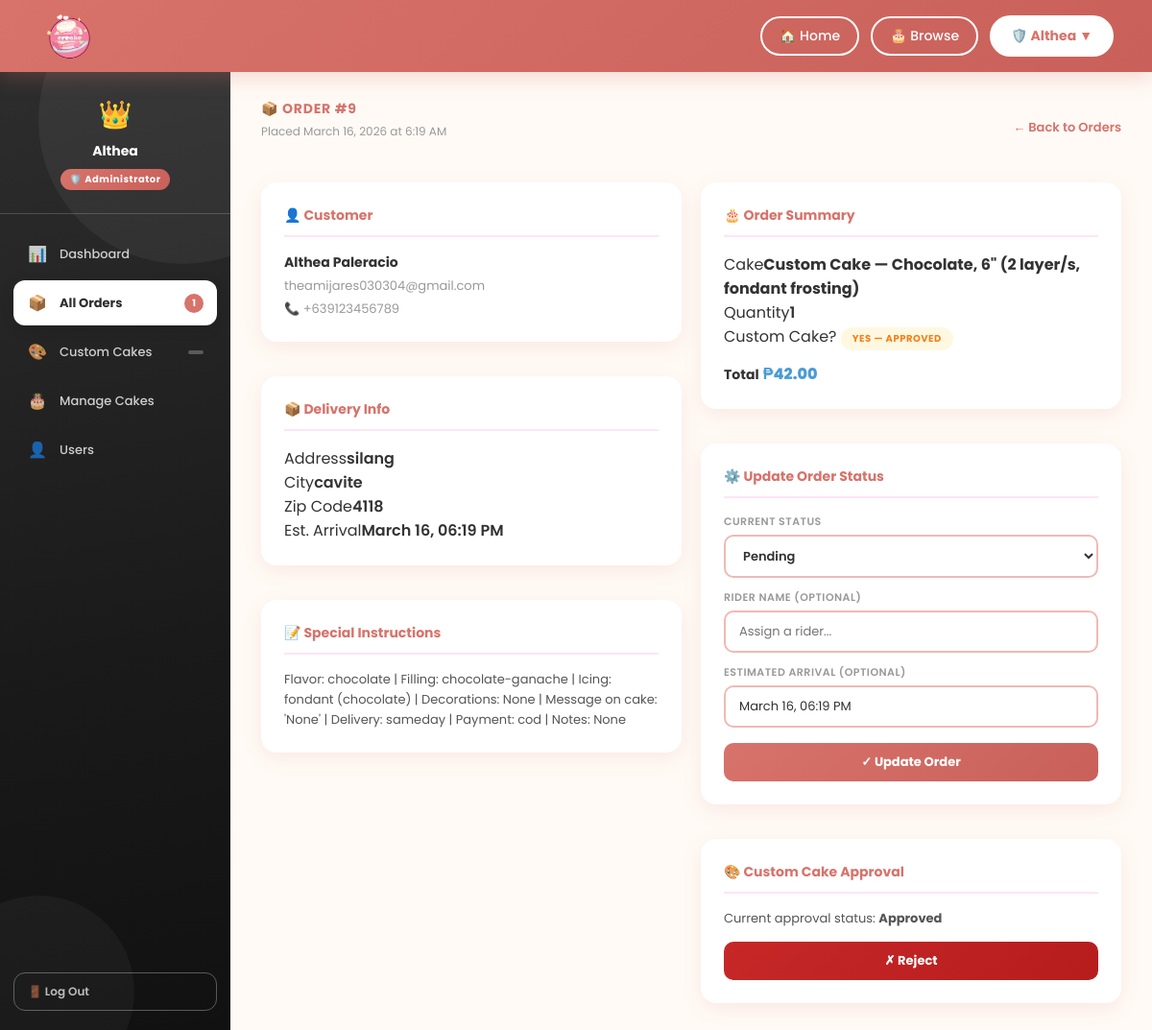
The page /admin-panel/orders/9/ (signed in) on the database its author committed.
### creake/models.py (models this page shows, shortened)
class Order(models.Model):
    STATUS_CHOICES = [
        ('pending', 'Pending'),
        ('paid', 'Paid'),
        ('baking', 'Baking'),
        ('out_for_delivery', 'Out for Delivery'),
        ('delivered', 'Delivered'),
        ('cancelled', 'Cancelled'),
    ]
    CUSTOM_STATUS_CHOICES = [
        ('none', 'Not a Custom Cake'),
        ('pending', 'Pending Approval'),
        ('approved', 'Approved'),
        ('rejected', 'Rejected'),
    ]
    user       = models.ForeignKey(User, on_delete=models.CASCADE, null=True, blank=True)
    cake_name  = models.CharField(max_length=100, default='')
    quantity   = models.IntegerField(default=1)
    total      = models.DecimalField(max_digits=8, decimal_places=2, default=0)
    address    = models.TextField(default='')
    city       = models.CharField(max_length=100, default='')
    zip_code   = models.CharField(max_length=20, default='')
    status     = models.CharField(max_length=50, default='pending', choices=STATUS_CHOICES)
    phone      = models.CharField(max_length=20)
    is_custom_cake  = models.BooleanField(default=False)
    custom_status   = models.CharField(max_length=20, choices=CUSTOM_STATUS_CHOICES, default='none')
    created_at        = models.DateTimeField(auto_now_add=True)
    paid_at           = models.DateTimeField(null=True, blank=True)
    baking_at         = models.DateTimeField(null=True, blank=True)
    delivered_at      = models.DateTimeField(null=True, blank=True)
    rider_name        = models.CharField(max_length=100, blank=True, null=True)
    estimated_arrival = models.CharField(max_length=100, blank=True, null=True)
    step              = models.IntegerField(default=0)
    special_instructions = models.TextField(blank=True, null=True)
    class Meta:
        ordering = ['-created_at']

### creake/views.py (the view)
# urls.py: path('admin-panel/orders/<int:order_id>/', views.admin_order_detail, name='admin_order_detail'),
@login_required
@user_passes_test(is_admin, login_url='creake:index')
def admin_order_detail(request, order_id):
    order = get_object_or_404(Order, id=order_id)
    context = {
        'order': order,
        'pending_orders_count': Order.objects.filter(status='pending').count(),
        'pending_custom_count': Order.objects.filter(is_custom_cake=True, custom_status='pending').count(),
    }
    return render(request, 'creake/admin_order_detail.html', context)

### creake/views.py (called while the page is built)
def is_admin(user):
    return user.is_authenticated and user.is_staff

### creake/templates/creake/admin_order_detail.html (shortened to what this page needs)
{% extends 'creake/base_admin.html' %}
{% block nav_orders %}active{% endblock %}
{% block content %}
<div style="display:flex;justify-content:space-between;align-items:center;flex-wrap:wrap;gap:12px;margin-bottom:4px;">
  <div>
    <div class="section-title">&#128230; Order #{{ order.id }}</div>
    <div class="section-sub">Placed {{ order.created_at|date:"F d, Y \a\t g:i A" }}</div>
  </div>
  <a href="{% url 'creake:admin_orders' %}" style="font-size:13px;color:var(--coral);font-weight:600;text-decoration:none;">← Back to Orders</a>
</div>
<div style="display:grid;grid-template-columns:1fr 1fr;gap:20px;">
  <div style="display:flex;flex-direction:column;gap:16px;">
    <div class="profile-card">
      <h3>&#128100; Customer</h3>
      <div style="font-size:14px;font-weight:700;color:#333;margin-bottom:4px;">
        {% if order.user %}
          {% if order.user.get_full_name %}{{ order.user.get_full_name }}{% else %}{{ order.user.username }}{% endif %}
        {% else %}
          Guest
        {% endif %}
      </div>
      <div style="font-size:13px;color:var(--text-muted);">
        {% if order.user %}{{ order.user.email }}{% else %}—{% endif %}
      </div>
      <div style="font-size:13px;color:var(--text-muted);margin-top:4px;">&#128222; {{ order.phone|default:"—" }}</div>
    </div>
    <div class="profile-card">
      <h3>&#128230; Delivery Info</h3>
      <div class="order-item"><span>Address</span><span style="font-weight:600;">{{ order.address|default:"—" }}</span></div>
      <div class="order-item"><span>City</span><span style="font-weight:600;">{{ order.city|default:"—" }}</span></div>
      <div class="order-item"><span>Zip Code</span><span style="font-weight:600;">{{ order.zip_code|default:"—" }}</span></div>
      <div class="order-item"><span>Est. Arrival</span><span style="font-weight:600;">{{ order.estimated_arrival|default:"TBD" }}</span></div>
    </div>
    {% if order.special_instructions %}
    <div class="profile-card">
      <h3>&#128221; Special Instructions</h3>
      <p style="font-size:13px;color:#555;line-height:1.6;">{{ order.special_instructions }}</p>
    </div>
    {% endif %}
  </div>
  <div style="display:flex;flex-direction:column;gap:16px;">
    <div class="profile-card">
      <h3>&#127874; Order Summary</h3>
      <div class="order-item"><span>Cake</span><span style="font-weight:700;">{{ order.cake_name }}</span></div>
      <div class="order-item"><span>Quantity</span><span style="font-weight:600;">{{ order.quantity }}</span></div>
      <div class="order-item"><span>Custom Cake?</span>
        <span>{% if order.is_custom_cake %}
          <span class="badge badge-pending-approval">Yes — {{ order.custom_status|capfirst }}</span>
        {% else %}
          <span class="badge badge-approved">No</span>
        {% endif %}</span>
      </div>
      <div class="order-item" style="border-bottom:none;padding-top:8px;margin-top:4px;">
        <span style="font-weight:700;font-size:14px;">Total</span>
        <span style="font-weight:800;font-size:16px;color:var(--blue-dark);">&#8369;{{ order.total }}</span>
      </div>
    </div>
    <div class="profile-card">
      <h3>&#9881;&#65039; Update Order Status</h3>
      <form method="post" action="{% url 'creake:admin_update_order_status' order.id %}">
        <div class="af-field" style="margin-bottom:12px;">
          <label>Current Status</label>
          <select name="status" class="status-select" style="width:100%;padding:10px 14px;font-size:13px;">
            <option value="pending"          {% if order.status == 'pending' %}selected{% endif %}>Pending</option>
          </select>
        </div>
        <div class="af-field" style="margin-bottom:12px;">
          <label>Rider Name (optional)</label>
          <input type="text" name="rider_name" value="{{ order.rider_name|default:'' }}" placeholder="Assign a rider...">
        </div>
        <div class="af-field" style="margin-bottom:16px;">
          <label>Estimated Arrival (optional)</label>
          <input type="text" name="estimated_arrival" value="{{ order.estimated_arrival|default:'' }}" placeholder="e.g. March 15, 3:00 PM">
        </div>
        <button type="submit" class="btn-primary" style="width:100%;">&#10003; Update Order</button>
      </form>
    </div>
    {% if order.is_custom_cake %}
    <div class="profile-card">
      <h3>&#127912; Custom Cake Approval</h3>
      <p style="font-size:13px;color:#555;margin-bottom:14px;">
        Current approval status: <strong>{{ order.custom_status|capfirst }}</strong>
      </p>
      <div style="display:flex;gap:10px;">
        {% if order.custom_status != 'rejected' %}
        <form method="post" action="{% url 'creake:admin_reject_custom_cake' order.id %}" style="flex:1;">
          <button type="submit" class="btn-primary" style="width:100%;background:linear-gradient(135deg,#c62828,#b71c1c);">&#10007; Reject</button>
        </form>
        {% endif %}
      </div>
    </div>
    {% endif %}
  </div>
</div>
{% endblock %}

### creake/templates/creake/base_admin.html (shortened to what this page needs)
{% load static %}
<!DOCTYPE html>
<html lang="en">
<head>
<link rel="stylesheet" href="{% static 'creake/css/dashboard.css' %}">
</head>
<body>
<header class="site-header">
  <div class="header-logo">
    <a href="{% url 'creake:index' %}">
      <img src="{% static 'creake/images/creaked.png' %}" alt="CREAKE">
    </a>
  </div>
  <nav class="header-nav">
    <a href="{% url 'creake:index' %}">&#127968; Home</a>
    <a href="{% url 'creake:index' %}#main-content">&#127874; Browse</a>
    <div class="user-dropdown-wrap">
      <button class="user-nav-btn" onclick="toggleDropdown()">
        &#128737;&#65039; {{ request.user.first_name|default:request.user.username }} &#9660;
      </button>
    </div>
  </nav>
</header>
<div class="db-page">
  <aside class="db-side">
    <div class="side-avatar">
      <div class="admin-crown">&#128081;</div>
      <h3>{{ request.user.get_full_name|default:request.user.username }}</h3>
      <div class="side-badge">&#128737;&#65039; Administrator</div>
    </div>
    <nav class="side-nav">
      <a class="nav-item {% block nav_dashboard %}{% endblock %}" href="{% url 'creake:admin_dashboard' %}">
        <span class="nav-icon">&#128202;</span> Dashboard
      </a>
      <a class="nav-item {% block nav_orders %}{% endblock %}" href="{% url 'creake:admin_orders' %}">
        <span class="nav-icon">&#128230;</span> All Orders
        <span class="nav-badge">{{ pending_orders_count|default:"" }}</span>
      </a>
      <a class="nav-item {% block nav_custom_cakes %}{% endblock %}" href="{% url 'creake:admin_custom_cakes' %}">
        <span class="nav-icon">&#127912;</span> Custom Cakes
        <span class="nav-badge">{{ pending_custom_count|default:"" }}</span>
      </a>
      <a class="nav-item {% block nav_cakes %}{% endblock %}" href="{% url 'creake:admin_cakes' %}">
        <span class="nav-icon">&#127874;</span> Manage Cakes
      </a>
      <a class="nav-item {% block nav_users %}{% endblock %}" href="{% url 'creake:admin_users' %}">
        <span class="nav-icon">&#128100;</span> Users
      </a>
    </nav>
    <div class="side-bottom">
      <form method="post" action="{% url 'creake:logout' %}" style="margin:0;">
        <button type="submit" class="side-logout">&#128682; Log Out</button>
      </form>
    </div>
  </aside>
  <main class="db-main">
    <div class="db-body">
      {% block content %}{% endblock %}
    </div>
  </main>
</div>
</body>
</html>

### creake/static/creake/css/dashboard.css (style rules this page uses)
*, *::before, *::after { margin:0; box-sizing:border-box }
html, body { width:100%; min-height:100%; overflow-x:hidden; }
body { font-family:'Poppins',sans-serif; background:#fffaf5; color:#333; }
:root { --coral:#d7736b; --coral-dark:#c9605a; --coral-light:#ffe4f6; --blue:#5fb7f9; --blue-dark:#4a9bd4; --text:#333; --text-muted:#999; --text-soft:#666; --shadow:0 6px 20px rgba(215,115,107,0.12); --shadow-hover:0 14px 40px rgba(215,115,107,0.2); --radius:16px; --radius-sm:10px; }
.site-header { position:fixed; top:0; left:0; right:0; height:75px; padding:0 40px; display:flex; justify-content:space-between; align-items:center; background:linear-gradient(135deg,#d7736b 0%,#c9605a 100%); box-shadow:0 6px 20px rgba(215,115,107,0.25); z-index:1000; }
.header-logo img { height:65px; transition:0.3s; cursor:pointer; }
.header-nav { display:flex; gap:12px; align-items:center; }
.header-nav a { background:transparent; border:2px solid white; padding:8px 18px; border-radius:25px; font-weight:500; color:white; transition:all 0.3s; font-size:14px; font-family:'Poppins',sans-serif; text-decoration:none; display:flex; align-items:center; gap:6px; }
.user-nav-btn { background:white !important; border:2px solid white !important; color:#d7736b !important; font-weight:700 !important; padding:9px 20px !important; border-radius:25px !important; cursor:pointer !important; font-size:14px !important; font-family:'Poppins',sans-serif !important; display:flex !important; align-items:center !important; gap:6px !important; }
.user-dropdown-wrap { position:relative; }
.db-page { padding-top:75px; display:flex; min-height:100vh; }
.db-side { width:240px; flex-shrink:0; background:linear-gradient(170deg,#d7736b 0%,#c9605a 60%,#b84e47 100%); display:flex; flex-direction:column; position:fixed; top:75px; left:0; bottom:0; overflow:hidden; z-index:100; }
.db-side::before { content:''; position:absolute; width:300px; height:300px; border-radius:50%; background:rgba(255,255,255,0.05); top:-100px; right:-100px; pointer-events:none; }
.db-side::after { content:''; position:absolute; width:200px; height:200px; border-radius:50%; background:rgba(255,255,255,0.04); bottom:-60px; left:-60px; pointer-events:none; }
.side-avatar { display:flex; flex-direction:column; align-items:center; padding:24px 20px; border-bottom:1px solid rgba(255,255,255,0.18); position:relative; z-index:1; }
.side-avatar h3 { color:white; font-size:14px; font-weight:700; margin-bottom:2px; }
.side-badge { background:rgba(255,255,255,0.2); color:white; font-size:10px; font-weight:700; padding:3px 10px; border-radius:20px; margin-top:6px; letter-spacing:0.5px; }
.side-nav { padding:18px 14px; flex:1; position:relative; z-index:1; }
.nav-item { display:flex; align-items:center; gap:12px; padding:11px 14px; border-radius:12px; color:rgba(255,255,255,0.78); font-size:13px; font-weight:500; transition:all 0.25s; margin-bottom:4px; text-decoration:none; }
.nav-item.active { background:white; color:var(--coral); font-weight:700; box-shadow:0 4px 14px rgba(0,0,0,0.12); }
.nav-icon { font-size:16px; width:22px; text-align:center; }
.nav-badge { margin-left:auto; background:rgba(255,255,255,0.25); color:white; font-size:10px; font-weight:700; padding:2px 8px; border-radius:20px; }
.nav-item.active .nav-badge { background:var(--coral); color:white; }
.side-bottom { padding:0 14px 20px; position:relative; z-index:1; }
.side-logout { width:100%; padding:10px 14px; border:1.5px solid rgba(255,255,255,0.3); border-radius:12px; color:rgba(255,255,255,0.7); font-size:12px; font-weight:600; cursor:pointer; background:transparent; transition:all 0.2s; display:flex; align-items:center; gap:8px; font-family:'Poppins',sans-serif; }
.db-main { flex:1; margin-left:240px; }
.db-body { padding:28px 32px; display:flex; flex-direction:column; gap:24px; }
.section-title { font-size:14px; font-weight:700; color:var(--coral); text-transform:uppercase; letter-spacing:0.8px; margin-bottom:4px; }
.section-sub { font-size:12px; color:var(--text-muted); margin-bottom:16px; }
.profile-card { background:white; border-radius:var(--radius); padding:24px; box-shadow:var(--shadow); }
.profile-card + .profile-card { margin-top:20px; }
.profile-card h3 { font-size:14px; font-weight:700; color:var(--coral); margin-bottom:16px; padding-bottom:10px; border-bottom:2px solid var(--coral-light); }

### rows shown on the page
Order: id "9", created_at "March 16, 2026 at 6:19 AM", user.get_full_name "Althea Paleracio", user.email "theamijares030304@gmail.com", phone "+639123456789", address "silang", city "cavite", zip_code "4118", estimated_arrival "March 16, 06:19 PM", special_instructions "Flavor: chocolate | Filling: chocolate-ganache | Icing: fondant (chocolate) | Decorations: None | Message on cake: 'None' | Delivery: sameday | Payment: cod | Notes: None", cake_name "Custom Cake — Chocolate, 6\" (2 layer/s, fondant frosting)", quantity "1", custom_status "APPROVED", total "42.00", status "Pending", custom_status "Approved"

### other values the page prints
{{ request.user.first_name|default:request.user.username }} "Althea"
{{ request.user.get_full_name|default:request.user.username }} "Althea"
{{ pending_orders_count|default:"" }} "1"
